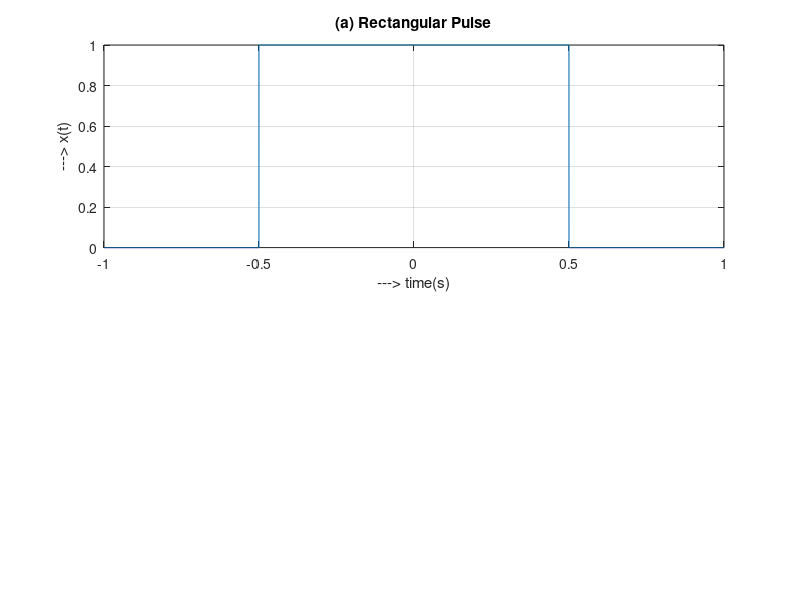

MATLAB code for this plot: (Note: this script raises an error after producing the figure.)
fs = 10000;                     %Sampling frequency
t = -1:1/fs:1;                  %Time vector
x = 1*(t >= -0.5 & t <= 0.5);   %Signal vector

%<------3(a)------>
subplot(2,2,1:2);
plot(t,x);                  %Plot rectangular pulse
xlabel('---> time(s)');   ylabel('---> x(t)');
title('(a) Rectangular Pulse');
grid on;

%<------3(b)------>
syms t f
X(f) = int(1*exp(-1i*2*pi*f*t), t, -0.5, 0.5);  %Find Fourier transform

display(X);
subplot(2,2,3);
fplot(X, [-1 1]*4*pi);       %Plot frequency spectrum
xticks(-16:2:16);
xlabel('---> Frequency(Hz)'); ylabel('---> X(f)');
title('(b) Frequency Spectrum of Signal');
grid on;

% %<------3(c)------>
subplot(2,2,4);
fplot(angle(X), [-1 1]*4*pi); %Plot phase spectrum
xticks(-8:2:8);
xlim([-10 10]);
set(gca,'ytick',[0:pi/4:2*pi]); 
set(gca,'yticklabels',{'0','\pi/4','\pi/2', '3\pi/4', '\pi'});
xlabel('---> Frequency(Hz)');   ylabel('---> Phase(rad)');
title('(c) Phase Spectrum of Signal');
grid on;
